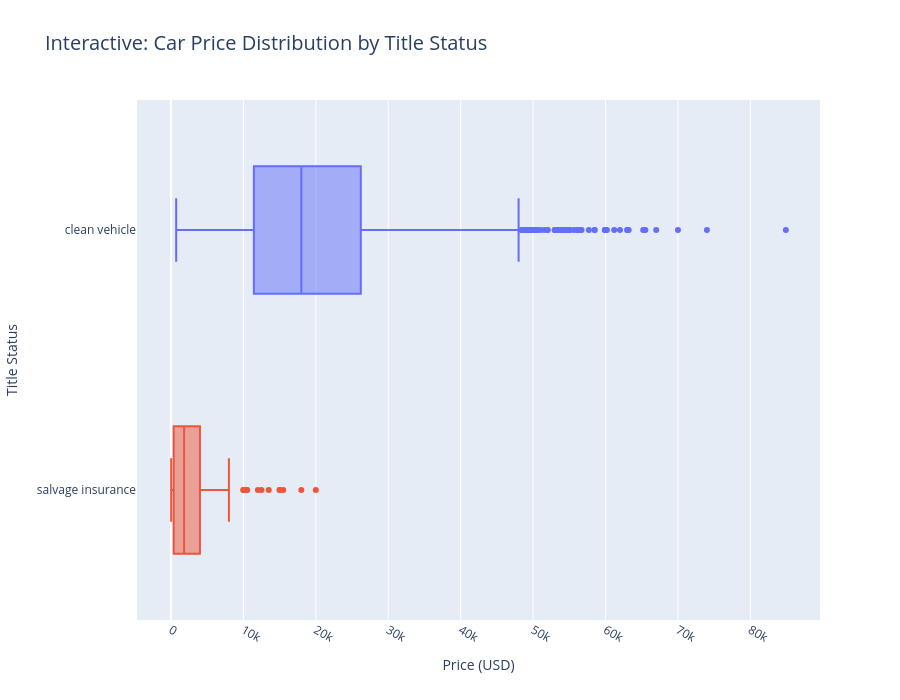
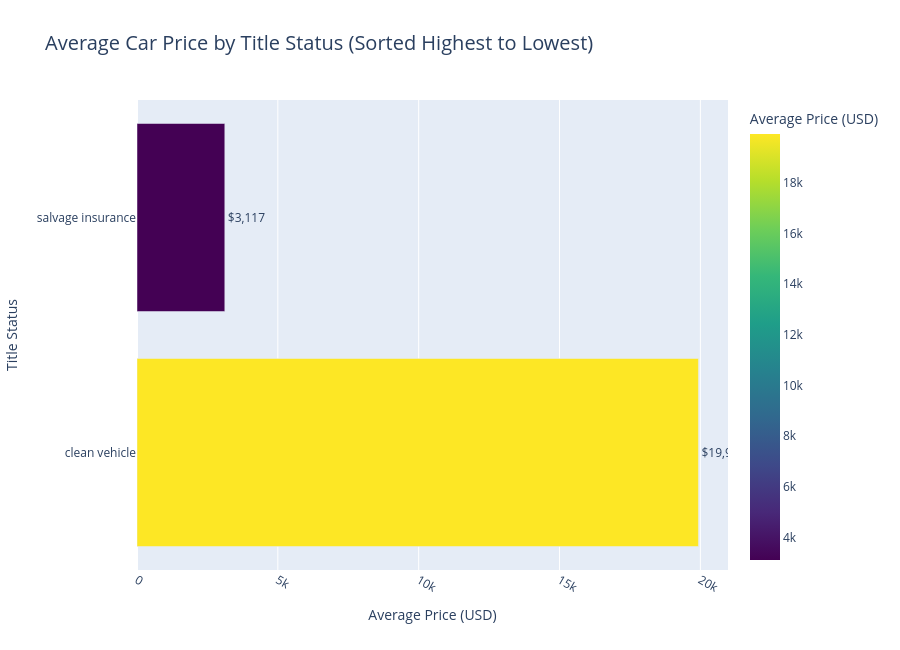

Here is the notebook cell these charts were saved with, in order:
### Markdown cell above
I feel like price by brand is unreliable the brand with the best price is a motorcycle company and jaguar definitly shouldnt be one of the cheapest.

### Code cell
# === 1. Interactive Box Plot by Title Status ===
fig_box = px.box(
    cardf,
    y='title_status',
    x='price',
    color='title_status',
    title='Interactive: Car Price Distribution by Title Status',
    labels={'title_status': 'Title Status', 
            'price': 'Price (USD)'},
    hover_data=['brand', 'model', 'year', 'mileage', 'Age'],
    points='outliers'
)

fig_box.update_layout(
    height=700,
    title_font_size=20,
    xaxis_tickangle=30,
    showlegend=False
)

fig_box.show()

# === 2. Interactive Bar Chart - Average Price by Title Status (Sorted) ===
avg_price_by_title = (cardf.groupby('title_status')['price']
                      .mean()
                      .round(0)
                      .reset_index()
                      .sort_values('price', ascending=False))

fig_bar = px.bar(
    avg_price_by_title,
    y='title_status',
    x='price',
    color='price',
    color_continuous_scale='Viridis',
    title='Average Car Price by Title Status (Sorted Highest to Lowest)',
    labels={'title_status': 'Title Status', 
            'price': 'Average Price (USD)'},
    text='price'
)

fig_bar.update_traces(texttemplate='$%{text:,.0f}', textposition='outside')
fig_bar.update_layout(
    height=650,
    title_font_size=20,
    xaxis_tickangle=30
)

fig_bar.show()

### Figure 1 — Plotly figure (JSON) as saved in the notebook; plotly's stock layout.template omitted (floating-point values rounded to 4 significant figures; data arrays with more than 128 entries replaced by an {"elided": "..."} marker saying what was removed)
{"data": [{"alignmentgroup": "True", "boxpoints": "outliers", "customdata": {"elided": "2334x5 mixed values"}, "hovertemplate": "Title Status=%{y}<br>Price (USD)=%{x}<br>brand=%{customdata[0]}<br>model=%{customdata[1]}<br>year=%{customdata[2]}<br>mileage=%{customdata[3]}<br>Age=%{customdata[4]}<extra></extra>", "legendgroup": "clean vehicle", "marker": {"color": "#636efa"}, "name": "clean vehicle", "notched": false, "offsetgroup": "clean vehicle", "orientation": "h", "showlegend": true, "type": "box", "x": {"elided": "2334 int values"}, "x0": " ", "xaxis": "x", "y": {"elided": "2334 str values"}, "y0": " ", "yaxis": "y"}, {"alignmentgroup": "True", "boxpoints": "outliers", "customdata": {"elided": "122x5 mixed values"}, "hovertemplate": "Title Status=%{y}<br>Price (USD)=%{x}<br>brand=%{customdata[0]}<br>model=%{customdata[1]}<br>year=%{customdata[2]}<br>mileage=%{customdata[3]}<br>Age=%{customdata[4]}<extra></extra>", "legendgroup": "salvage insurance", "marker": {"color": "#EF553B"}, "name": "salvage insurance", "notched": false, "offsetgroup": "salvage insurance", "orientation": "h", "showlegend": true, "type": "box", "x": [175, 25, 25, 25, 725, 1800, 50, 2500, 25, 25, 225, 350, 25, 25, 950, 2725, 1000, 2925, 1025, 25, 25, 4600, 25, 25, 25, 250, 25, 200, 25, 1825, 125, 450, 10000, 75, 500, 25, 25, 2300, 75, 475, 25, 100, 50, 1025, 75, 25, 2500, 3250, 4500, 1300, 1750, 2200, 7600, 1300, 950, 800, 1900, 900, 3600, 1700, 18000, 2000, 2000, 3500, 15000, 4000, 1500, 2700, 7000, 3450, 3000, 1750, 650, 1350, 6500, 1150, 6000, 5000, 13500, 4200, 10500, 12500, 15000, 15500, 10000, 20000, 6000, 8000, 8000, 10500, 2500, 2500, 1725, 2500, 800, 5000, 2825, 12000, 1200, 1850, 825, 7000, 4100, 1900, 1900, 1280, 600, 5800, 2200, 2000, 2900, 2425, 925, 2100, 800, 375, 4000, 4800, 3000, 5475, 1950, 1500], "x0": " ", "xaxis": "x", "y": ["salvage insurance", "salvage insurance", "salvage insurance", "salvage insurance", "salvage insurance", "salvage insurance", "salvage insurance", "salvage insurance", "salvage insurance", "salvage insurance", "salvage insurance", "salvage insurance", "salvage insurance", "salvage insurance", "salvage insurance", "salvage insurance", "salvage insurance", "salvage insurance", "salvage insurance", "salvage insurance", "salvage insurance", "salvage insurance", "salvage insurance", "salvage insurance", "salvage insurance", "salvage insurance", "salvage insurance", "salvage insurance", "salvage insurance", "salvage insurance", "salvage insurance", "salvage insurance", "salvage insurance", "salvage insurance", "salvage insurance", "salvage insurance", "salvage insurance", "salvage insurance", "salvage insurance", "salvage insurance", "salvage insurance", "salvage insurance", "salvage insurance", "salvage insurance", "salvage insurance", "salvage insurance", "salvage insurance", "salvage insurance", "salvage insurance", "salvage insurance", "salvage insurance", "salvage insurance", "salvage insurance", "salvage insurance", "salvage insurance", "salvage insurance", "salvage insurance", "salvage insurance", "salvage insurance", "salvage insurance", "salvage insurance", "salvage insurance", "salvage insurance", "salvage insurance", "salvage insurance", "salvage insurance", "salvage insurance", "salvage insurance", "salvage insurance", "salvage insurance", "salvage insurance", "salvage insurance", "salvage insurance", "salvage insurance", "salvage insurance", "salvage insurance", "salvage insurance", "salvage insurance", "salvage insurance", "salvage insurance", "salvage insurance", "salvage insurance", "salvage insurance", "salvage insurance", "salvage insurance", "salvage insurance", "salvage insurance", "salvage insurance", "salvage insurance", "salvage insurance", "salvage insurance", "salvage insurance", "salvage insurance", "salvage insurance", "salvage insurance", "salvage insurance", "salvage insurance", "salvage insurance", "salvage insurance", "salvage insurance", "salvage insurance", "salvage insurance", "salvage insurance", "salvage insurance", "salvage insurance", "salvage insurance", "salvage insurance", "salvage insurance", "salvage insurance", "salvage insurance", "salvage insurance", "salvage insurance", "salvage insurance", "salvage insurance", "salvage insurance", "salvage insurance", "salvage insurance", "salvage insurance", "salvage insurance", "salvage insurance", "salvage insurance", "salvage insurance"], "y0": " ", "yaxis": "y"}], "layout": {"boxmode": "overlay", "height": 700, "legend": {"title": {"text": "Title Status"}, "tracegroupgap": 0}, "showlegend": false, "title": {"font": {"size": 20}, "text": "Interactive: Car Price Distribution by Title Status"}, "xaxis": {"anchor": "y", "domain": [0, 1], "tickangle": 30, "title": {"text": "Price (USD)"}}, "yaxis": {"anchor": "x", "categoryarray": ["salvage insurance", "clean vehicle"], "categoryorder": "array", "domain": [0, 1], "title": {"text": "Title Status"}}}}

### Figure 2 — Plotly figure (JSON) as saved in the notebook; plotly's stock layout.template omitted (floating-point values rounded to 4 significant figures)
{"data": [{"hovertemplate": "Average Price (USD)=%{marker.color}<br>Title Status=%{y}<extra></extra>", "legendgroup": "", "marker": {"color": [19930.0, 3117.0], "coloraxis": "coloraxis", "pattern": {"shape": ""}}, "name": "", "orientation": "h", "showlegend": false, "text": [19930.0, 3117.0], "textposition": "outside", "texttemplate": "$%{text:,.0f}", "type": "bar", "x": [19930.0, 3117.0], "xaxis": "x", "y": ["clean vehicle", "salvage insurance"], "yaxis": "y"}], "layout": {"barmode": "relative", "coloraxis": {"colorbar": {"title": {"text": "Average Price (USD)"}}, "colorscale": [[0, "#440154"], [0.1111, "#482878"], [0.2222, "#3e4989"], [0.3333, "#31688e"], [0.4444, "#26828e"], [0.5556, "#1f9e89"], [0.6667, "#35b779"], [0.7778, "#6ece58"], [0.8889, "#b5de2b"], [1, "#fde725"]]}, "height": 650, "legend": {"tracegroupgap": 0}, "title": {"font": {"size": 20}, "text": "Average Car Price by Title Status (Sorted Highest to Lowest)"}, "xaxis": {"anchor": "y", "domain": [0, 1], "tickangle": 30, "title": {"text": "Average Price (USD)"}}, "yaxis": {"anchor": "x", "domain": [0, 1], "title": {"text": "Title Status"}}}}
